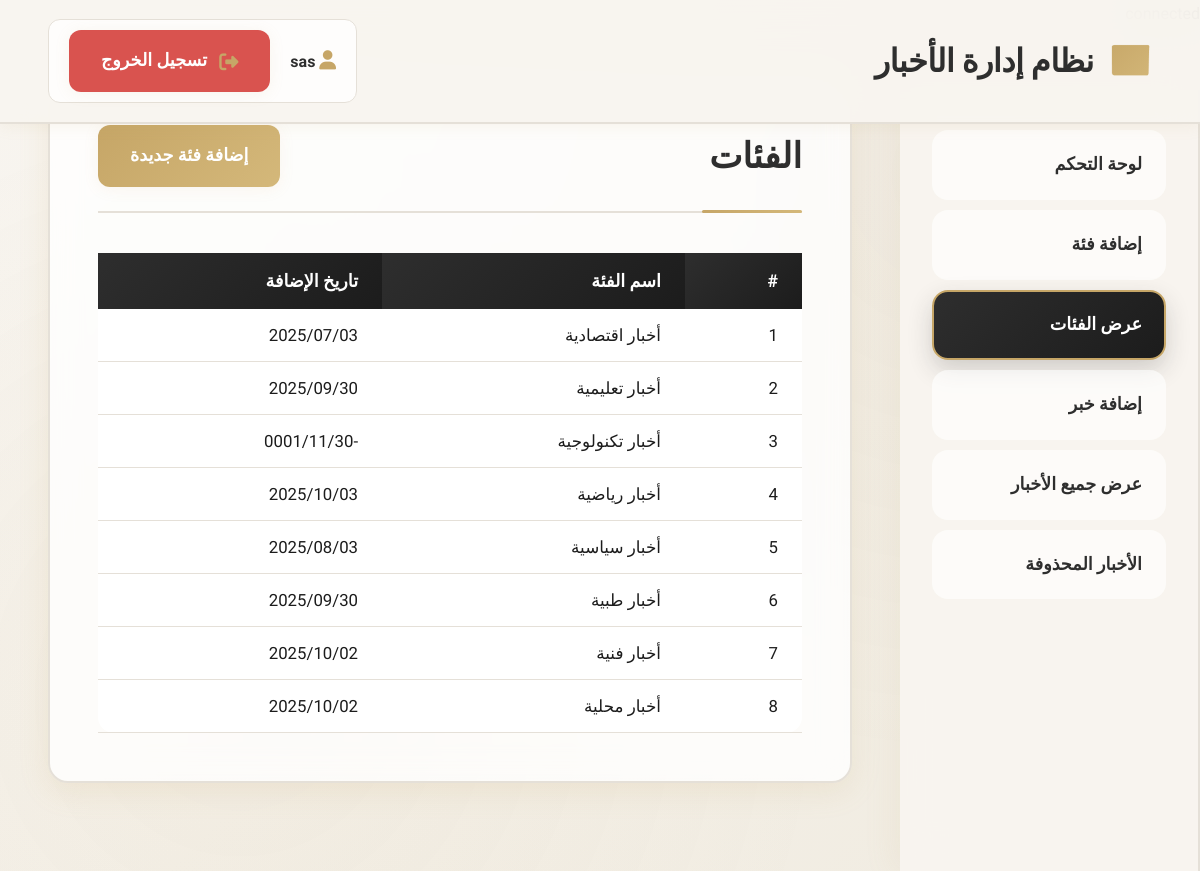
The app's page /pages/view_categories.php (signed in) with its own data.
### tables this page shows
CREATE TABLE `categories` (
  `id` int(11) NOT NULL,
  `name` varchar(100) NOT NULL,
  `created_at` timestamp NOT NULL DEFAULT current_timestamp()
);

### includes/functions.php (called while the page is built, shortened)
<?php
function getCategories($connection) {
    $categories = array();
    $sql = "SELECT * FROM categories ORDER BY name";
    $result = $connection->query($sql);
    if ($result->num_rows > 0) {
        while ($row = $result->fetch_assoc()) {
            $categories[] = $row;
        }
    }
    return $categories;
}

### pages/view_categories.php (the view, shortened to what this page needs)
<?php
include "../includes/connection.php";
include "../includes/functions.php";
$categories = getCategories($connection);
?>
<!DOCTYPE html>
<html lang="ar" dir="rtl">
<head>
    <link rel="stylesheet" href="https://cdnjs.cloudflare.com/ajax/libs/font-awesome/6.0.0/css/all.min.css">
    <link rel="stylesheet" href="../assets/css/style.css">
</head>
<body>
<header class="header">
    <div class="header-content">
        <div class="logo">نظام إدارة الأخبار</div>
        <div class="user-info">
            <span><i class="fas fa-user"></i> <?php echo $_SESSION['user_name']; ?></span>
            <a href="logout.php" class="btn btn-danger"><i class="fas fa-sign-out-alt"></i> تسجيل الخروج</a>
        </div>
    </div>
</header>
    <div class="container">
        <div class="main-wrapper">
            <aside class="sidebar">
                <ul class="sidebar-menu">
                    <li><a href="dashboard.php">لوحة التحكم</a></li>
                    <li><a href="add_category.php">إضافة فئة</a></li>
                    <li><a href="view_categories.php" class="active">عرض الفئات</a></li>
                    <li><a href="add_news.php">إضافة خبر</a></li>
                    <li><a href="view_news.php">عرض جميع الأخبار</a></li>
                    <li><a href="deleted_news.php">الأخبار المحذوفة</a></li>
                </ul>
            </aside>
            <main class="main-content">
                <div class="card">
                    <div class="card-header">
                        <h1>الفئات</h1>
                        <a href="add_category.php" class="btn">إضافة فئة جديدة</a>
                    </div>
                    <?php if (count($categories) > 0): ?>
                        <table class="table">
                            <thead>
                                <tr>
                                    <th>#</th>
                                    <th>اسم الفئة</th>
                                    <th>تاريخ الإضافة</th>
                                </tr>
                            </thead>
                            <tbody>
                                <?php foreach ($categories as $index => $category): ?>
                                    <tr>
                                        <td><?php echo $index + 1; ?></td>
                                        <td><?php echo $category['name']; ?></td>
                                        <td><?php echo date('Y/m/d', strtotime($category['created_at'])); ?></td>
                                    </tr>
                                <?php endforeach; ?>
                            </tbody>
                        </table>
                    <?php else: ?>
                    <p>لا توجد فئات مضافة بعد.</p>
                    <?php endif; ?>
                </div>
            </main>
        </div>
    </div>
</body>
</html>

### records on screen
categories: name "أخبار اقتصادية", created_at "2025/07/03"
categories: name "أخبار تعليمية", created_at "2025/09/30"
categories: name "أخبار تكنولوجية", created_at "-0001/11/30"
categories: name "أخبار رياضية", created_at "2025/10/03"
categories: name "أخبار سياسية", created_at "2025/08/03"
categories: name "أخبار طبية", created_at "2025/09/30"
categories: name "أخبار فنية", created_at "2025/10/02"
categories: name "أخبار محلية", created_at "2025/10/02"

### other values on screen
$_SESSION['user_name'] "sas"
